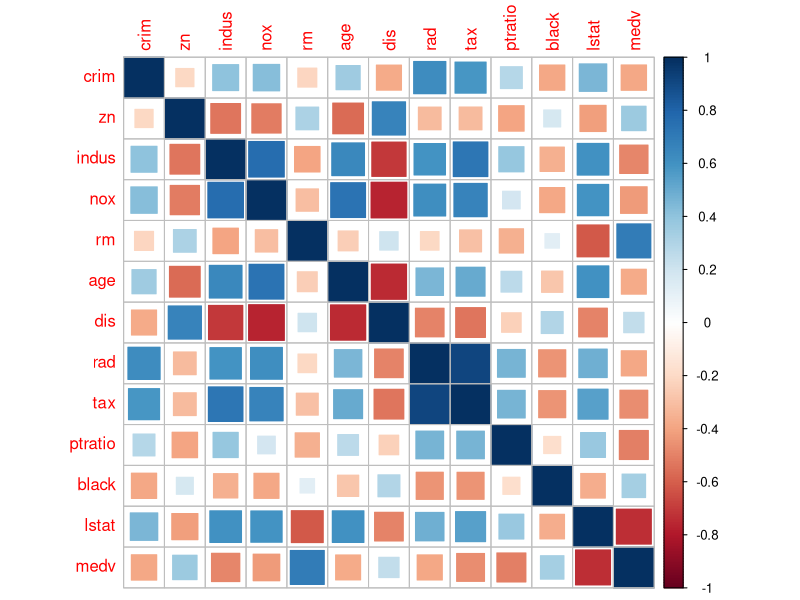
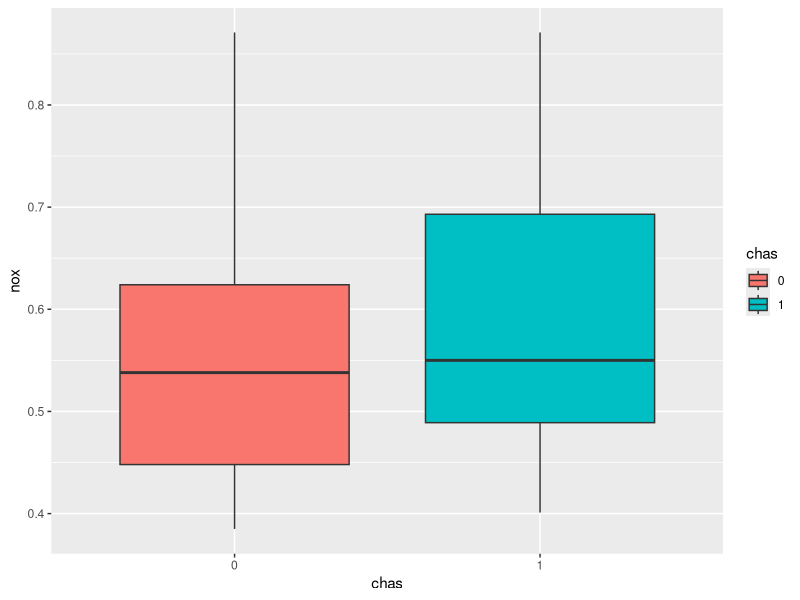
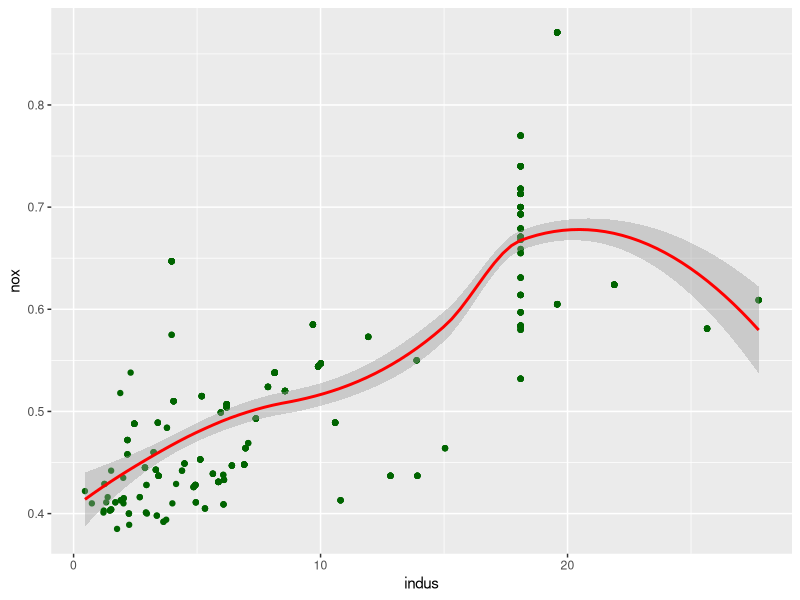
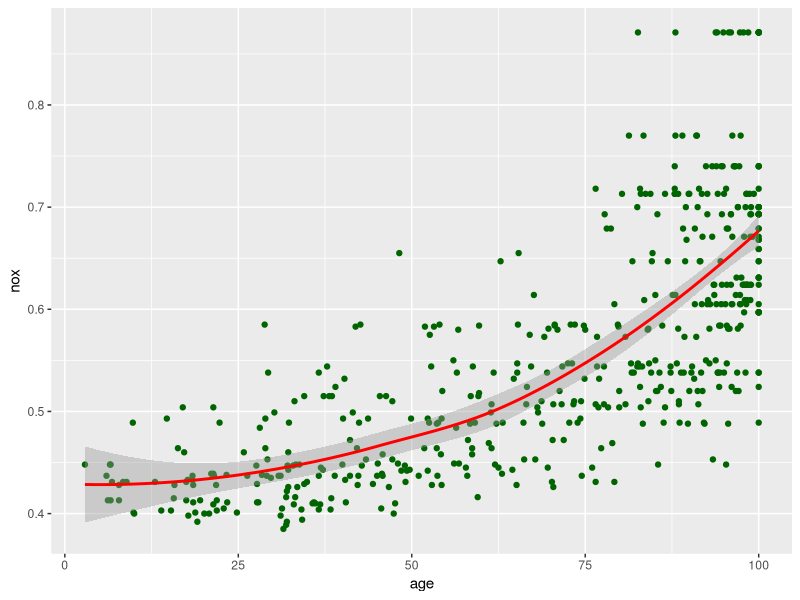
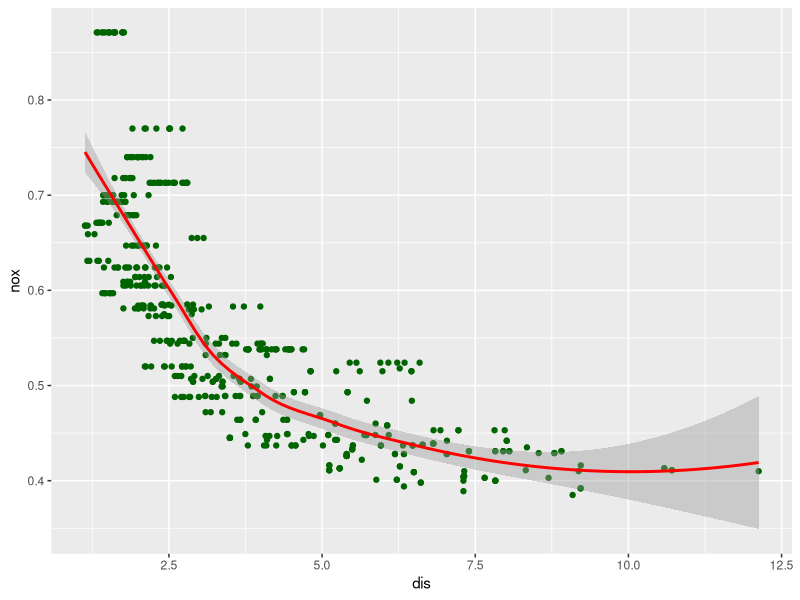
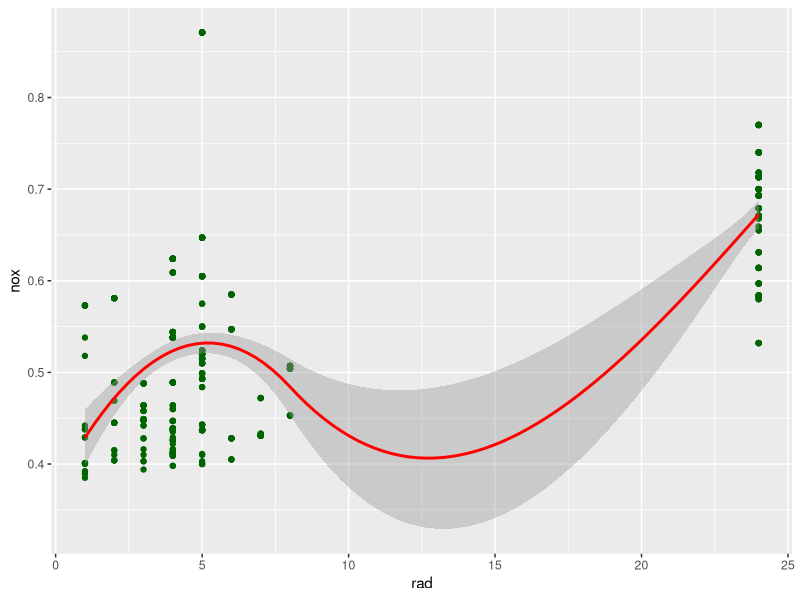
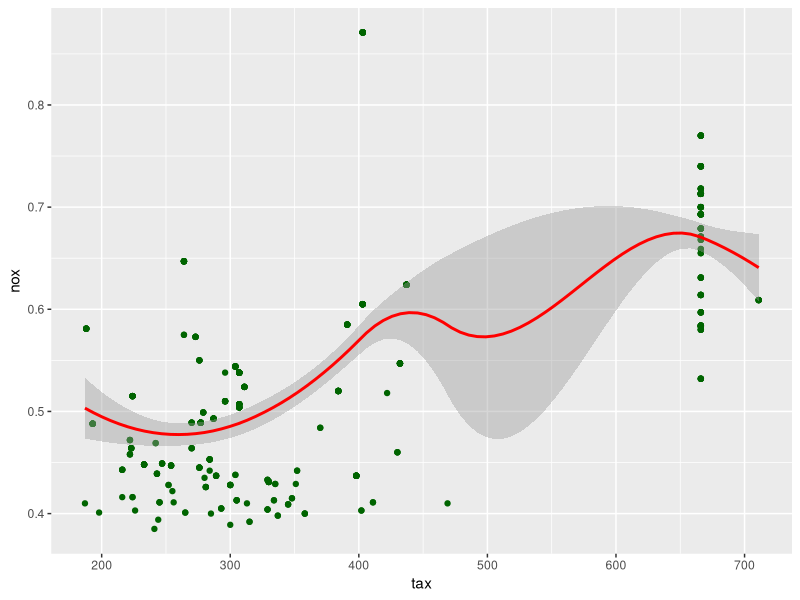
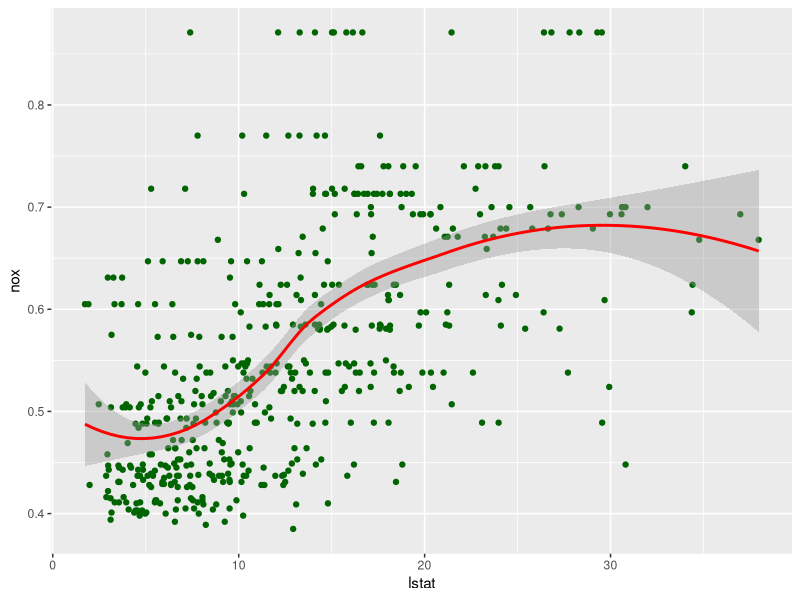

These figures' R source, in order: (Note: this script raises an error after producing the figures.)
library(MASS)
data(Boston)
?Boston
View(Boston)
summary(Boston)

bos = Boston
View(bos)

bos$chas = as.factor(bos$chas)

summary(bos)

#### ANALISI ESPLORATIVA ####

library(ggplot2)
library(corrplot)

corrplot(cor(bos[-4]), method = "square")

ggplot(bos, aes(chas, nox, fill = chas, palette = "set2")) +
  geom_boxplot()
# Non considerata significativa tramite l'analisi grafica

ggplot(bos, aes(indus, nox)) +
  geom_point(colour = "darkgreen") +
  geom_smooth(colour = "red")
# 1

ggplot(bos, aes(age, nox)) +
  geom_point(colour = "darkgreen") +
  geom_smooth(colour = "red")
# 1 / 2

ggplot(bos, aes(dis, nox)) +
  geom_point(colour = "darkgreen") +
  geom_smooth(colour = "red")
# 2

ggplot(bos, aes(rad, nox)) +
  geom_point(colour = "darkgreen") +
  geom_smooth(colour = "red")
# scartata

ggplot(bos, aes(tax, nox)) +
  geom_point(colour = "darkgreen") +
  geom_smooth(colour = "red")
# scartata

ggplot(bos, aes(lstat, nox)) +
  geom_point(colour = "darkgreen") +
  geom_smooth(colour = "red")
# 3

#### CREAZIONE MODELLO ####
library(caret)

train.control = trainControl(method = "LOOCV")

lm1 = train(nox ~ indus + age + poly(dis, 2) + poly(lstat, 3), data = bos, method = "lm",
               trControl = train.control)
lm1
summary(lm1)
# Ottimo modello basandosi su R quadro e RMSE
# La variabile lstat in forma polinomiale cubica non risulta performante. Si decide di semplificarla

lm2 = train(nox ~ indus + age + poly(dis, 2) + lstat, data = bos, method = "lm",
               trControl = train.control)
lm2
summary(lm2)

# Variabili adesso tutte significative, con una riduzione della bontà minima a fronte di una complessità molto inferiore rispetto a lm1


#### VERIFICA ASSUNZIONI ####
res = lm2$resid

qqnorm(scale(res))
abline(0,1)

shapiro_test = shapiro.test(res)
shapiro_test

      